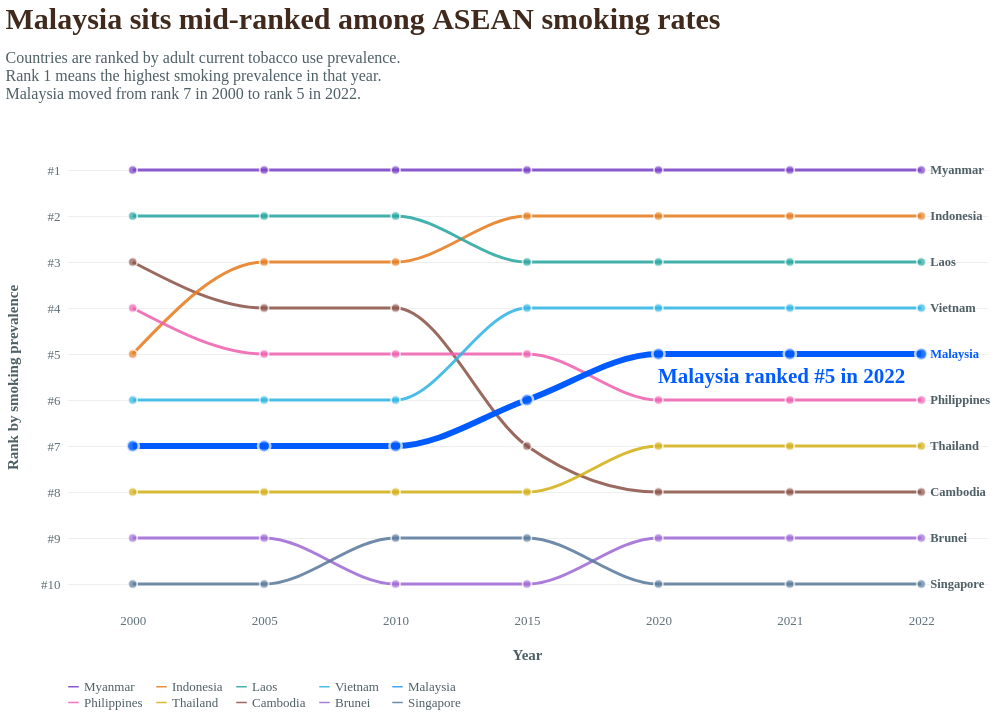

Here is the Vega-Lite specification saved for this chart:
### Vega-Lite specification from a JSON file in a GitHub repository (floating-point values rounded to 4 significant figures)
{"$schema": "https://vega.github.io/schema/vega-lite/v5.json", "description": "Bump chart ranking ASEAN countries by current tobacco use prevalence.", "width": 920, "height": 460, "background": "white", "title": {"text": "Malaysia sits mid-ranked among ASEAN smoking rates", "subtitle": ["Countries are ranked by adult current tobacco use prevalence.", "Rank 1 means the highest smoking prevalence in that year.", "Malaysia moved from rank 7 in 2000 to rank 5 in 2022."], "font": "Crimson Text", "fontSize": 30, "fontWeight": "bold", "color": "#3f2a1d", "subtitleFont": "Source Sans Pro", "subtitleFontSize": 16, "subtitleColor": "#4f5f66", "anchor": "start", "offset": 45, "subtitlePadding": 15}, "data": {"values": [{"Country": "Brunei", "Year": 2000, "Prevalence": 17.2, "Rank": 9}, {"Country": "Brunei", "Year": 2005, "Prevalence": 16.8, "Rank": 9}, {"Country": "Brunei", "Year": 2010, "Prevalence": 16.5, "Rank": 10}, {"Country": "Brunei", "Year": 2015, "Prevalence": 16.4, "Rank": 10}, {"Country": "Brunei", "Year": 2020, "Prevalence": 16.4, "Rank": 9}, {"Country": "Brunei", "Year": 2021, "Prevalence": 16.4, "Rank": 9}, {"Country": "Brunei", "Year": 2022, "Prevalence": 16.4, "Rank": 9}, {"Country": "Cambodia", "Year": 2000, "Prevalence": 42.0, "Rank": 3}, {"Country": "Cambodia", "Year": 2005, "Prevalence": 34.4, "Rank": 4}, {"Country": "Cambodia", "Year": 2010, "Prevalence": 28.0, "Rank": 4}, {"Country": "Cambodia", "Year": 2015, "Prevalence": 22.7, "Rank": 7}, {"Country": "Cambodia", "Year": 2020, "Prevalence": 18.6, "Rank": 8}, {"Country": "Cambodia", "Year": 2021, "Prevalence": 18.0, "Rank": 8}, {"Country": "Cambodia", "Year": 2022, "Prevalence": 17.2, "Rank": 8}, {"Country": "Indonesia", "Year": 2000, "Prevalence": 35.2, "Rank": 5}, {"Country": "Indonesia", "Year": 2005, "Prevalence": 35.5, "Rank": 3}, {"Country": "Indonesia", "Year": 2010, "Prevalence": 36.2, "Rank": 3}, {"Country": "Indonesia", "Year": 2015, "Prevalence": 37.1, "Rank": 2}, {"Country": "Indonesia", "Year": 2020, "Prevalence": 37.8, "Rank": 2}, {"Country": "Indonesia", "Year": 2021, "Prevalence": 37.9, "Rank": 2}, {"Country": "Indonesia", "Year": 2022, "Prevalence": 38.2, "Rank": 2}, {"Country": "Laos", "Year": 2000, "Prevalence": 51.8, "Rank": 2}, {"Country": "Laos", "Year": 2005, "Prevalence": 44.2, "Rank": 2}, {"Country": "Laos", "Year": 2010, "Prevalence": 38.0, "Rank": 2}, {"Country": "Laos", "Year": 2015, "Prevalence": 32.8, "Rank": 3}, {"Country": "Laos", "Year": 2020, "Prevalence": 28.7, "Rank": 3}, {"Country": "Laos", "Year": 2021, "Prevalence": 27.8, "Rank": 3}, {"Country": "Laos", "Year": 2022, "Prevalence": 27.2, "Rank": 3}, {"Country": "Malaysia", "Year": 2000, "Prevalence": 30.8, "Rank": 7}, {"Country": "Malaysia", "Year": 2005, "Prevalence": 28.2, "Rank": 7}, {"Country": "Malaysia", "Year": 2010, "Prevalence": 26.0, "Rank": 7}, {"Country": "Malaysia", "Year": 2015, "Prevalence": 24.0, "Rank": 6}, {"Country": "Malaysia", "Year": 2020, "Prevalence": 22.6, "Rank": 5}, {"Country": "Malaysia", "Year": 2021, "Prevalence": 22.2, "Rank": 5}, {"Country": "Malaysia", "Year": 2022, "Prevalence": 22.0, "Rank": 5}, {"Country": "Myanmar", "Year": 2000, "Prevalence": 65.4, "Rank": 1}, {"Country": "Myanmar", "Year": 2005, "Prevalence": 60.5, "Rank": 1}, {"Country": "Myanmar", "Year": 2010, "Prevalence": 54.8, "Rank": 1}, {"Country": "Myanmar", "Year": 2015, "Prevalence": 50.2, "Rank": 1}, {"Country": "Myanmar", "Year": 2020, "Prevalence": 45.9, "Rank": 1}, {"Country": "Myanmar", "Year": 2021, "Prevalence": 45.1, "Rank": 1}, {"Country": "Myanmar", "Year": 2022, "Prevalence": 44.4, "Rank": 1}, {"Country": "Philippines", "Year": 2000, "Prevalence": 36.5, "Rank": 4}, {"Country": "Philippines", "Year": 2005, "Prevalence": 31.7, "Rank": 5}, {"Country": "Philippines", "Year": 2010, "Prevalence": 27.7, "Rank": 5}, {"Country": "Philippines", "Year": 2015, "Prevalence": 24.4, "Rank": 5}, {"Country": "Philippines", "Year": 2020, "Prevalence": 21.6, "Rank": 6}, {"Country": "Philippines", "Year": 2021, "Prevalence": 20.9, "Rank": 6}, {"Country": "Philippines", "Year": 2022, "Prevalence": 20.4, "Rank": 6}, {"Country": "Singapore", "Year": 2000, "Prevalence": 16.9, "Rank": 10}, {"Country": "Singapore", "Year": 2005, "Prevalence": 16.8, "Rank": 10}, {"Country": "Singapore", "Year": 2010, "Prevalence": 16.6, "Rank": 9}, {"Country": "Singapore", "Year": 2015, "Prevalence": 16.6, "Rank": 9}, {"Country": "Singapore", "Year": 2020, "Prevalence": 16.3, "Rank": 10}, {"Country": "Singapore", "Year": 2021, "Prevalence": 16.3, "Rank": 10}, {"Country": "Singapore", "Year": 2022, "Prevalence": 16.4, "Rank": 10}, {"Country": "Thailand", "Year": 2000, "Prevalence": 26.2, "Rank": 8}, {"Country": "Thailand", "Year": 2005, "Prevalence": 24.4, "Rank": 8}, {"Country": "Thailand", "Year": 2010, "Prevalence": 22.6, "Rank": 8}, {"Country": "Thailand", "Year": 2015, "Prevalence": 21.1, "Rank": 8}, {"Country": "Thailand", "Year": 2020, "Prevalence": 19.7, "Rank": 7}, {"Country": "Thailand", "Year": 2021, "Prevalence": 19.4, "Rank": 7}, {"Country": "Thailand", "Year": 2022, "Prevalence": 19.2, "Rank": 7}, {"Country": "Vietnam", "Year": 2000, "Prevalence": 31.1, "Rank": 6}, {"Country": "Vietnam", "Year": 2005, "Prevalence": 28.8, "Rank": 6}, {"Country": "Vietnam", "Year": 2010, "Prevalence": 26.6, "Rank": 6}, {"Country": "Vietnam", "Year": 2015, "Prevalence": 24.9, "Rank": 4}, {"Country": "Vietnam", "Year": 2020, "Prevalence": 23.2, "Rank": 4}, {"Country": "Vietnam", "Year": 2021, "Prevalence": 22.9, "Rank": 4}, {"Country": "Vietnam", "Year": 2022, "Prevalence": 22.5, "Rank": 4}]}, "layer": [{"mark": {"type": "line", "interpolate": "monotone", "strokeWidth": 3, "opacity": 0.88}, "encoding": {"x": {"field": "Year", "type": "ordinal", "axis": {"title": "Year", "labelAngle": 0, "labelFont": "Source Sans Pro", "labelFontSize": 13, "labelColor": "#5f6f77", "titleFont": "Source Sans Pro", "titleFontSize": 15, "titleFontWeight": "bold", "titleColor": "#4f5f66", "titlePadding": 20, "domain": false, "tickColor": "#ffffff"}}, "y": {"field": "Rank", "type": "quantitative", "scale": {"domain": [10.5, 0.5]}, "axis": {"title": "Rank by smoking prevalence", "values": [1, 2, 3, 4, 5, 6, 7, 8, 9, 10], "labelExpr": "'#' + datum.value", "labelFont": "Source Sans Pro", "labelFontSize": 13, "labelColor": "#5f6f77", "titleFont": "Source Sans Pro", "titleFontSize": 15, "titleFontWeight": "bold", "titleColor": "#4f5f66", "titlePadding": 20, "grid": true, "gridColor": "#eeeeee", "domain": false, "tickColor": "#ffffff"}}, "color": {"field": "Country", "type": "nominal", "scale": {"domain": ["Myanmar", "Indonesia", "Laos", "Vietnam", "Malaysia", "Philippines", "Thailand", "Cambodia", "Brunei", "Singapore"], "range": ["#7A42C8", "#E67E22", "#2AA7A1", "#33B5E5", "#2F9BEF", "#F062B0", "#D4B11A", "#8C564B", "#A06CD5", "#5C7C9C"]}, "legend": {"title": null, "orient": "bottom", "direction": "horizontal", "columns": 5, "labelFont": "Source Sans Pro", "labelFontSize": 13, "labelColor": "#4f5f66", "symbolSize": 110}}, "detail": {"field": "Country"}, "tooltip": [{"field": "Country", "type": "nominal", "title": "Country"}, {"field": "Year", "type": "ordinal", "title": "Year"}, {"field": "Rank", "type": "quantitative", "title": "Rank", "format": "d"}, {"field": "Prevalence", "type": "quantitative", "title": "Smoking prevalence (%)", "format": ".1f"}]}}, {"mark": {"type": "point", "filled": true, "size": 80, "stroke": "white", "strokeWidth": 1.8}, "encoding": {"x": {"field": "Year", "type": "ordinal"}, "y": {"field": "Rank", "type": "quantitative", "scale": {"domain": [10.5, 0.5]}}, "color": {"field": "Country", "type": "nominal", "scale": {"domain": ["Myanmar", "Indonesia", "Laos", "Vietnam", "Malaysia", "Philippines", "Thailand", "Cambodia", "Brunei", "Singapore"], "range": ["#7A42C8", "#E67E22", "#2AA7A1", "#33B5E5", "#2F9BEF", "#F062B0", "#D4B11A", "#8C564B", "#A06CD5", "#5C7C9C"]}, "legend": null}, "tooltip": [{"field": "Country", "type": "nominal", "title": "Country"}, {"field": "Year", "type": "ordinal", "title": "Year"}, {"field": "Rank", "type": "quantitative", "title": "Rank", "format": "d"}, {"field": "Prevalence", "type": "quantitative", "title": "Smoking prevalence (%)", "format": ".1f"}]}}, {"transform": [{"filter": "datum.Country === 'Malaysia'"}], "mark": {"type": "line", "interpolate": "monotone", "strokeWidth": 6, "opacity": 1}, "encoding": {"x": {"field": "Year", "type": "ordinal"}, "y": {"field": "Rank", "type": "quantitative", "scale": {"domain": [10.5, 0.5]}}, "color": {"value": "#005BFF"}, "detail": {"field": "Country"}}}, {"transform": [{"filter": "datum.Country === 'Malaysia'"}], "mark": {"type": "point", "filled": true, "size": 150, "color": "#005BFF", "stroke": "white", "strokeWidth": 2.6}, "encoding": {"x": {"field": "Year", "type": "ordinal"}, "y": {"field": "Rank", "type": "quantitative", "scale": {"domain": [10.5, 0.5]}}, "tooltip": [{"field": "Country", "type": "nominal", "title": "Country"}, {"field": "Year", "type": "ordinal", "title": "Year"}, {"field": "Rank", "type": "quantitative", "title": "Rank", "format": "d"}, {"field": "Prevalence", "type": "quantitative", "title": "Smoking prevalence (%)", "format": ".1f"}]}}, {"transform": [{"filter": "datum.Year === 2022"}], "mark": {"type": "text", "align": "left", "baseline": "middle", "dx": 9, "font": "Source Sans Pro", "fontSize": 12.5, "fontWeight": "bold"}, "encoding": {"x": {"field": "Year", "type": "ordinal"}, "y": {"field": "Rank", "type": "quantitative", "scale": {"domain": [10.5, 0.5]}}, "text": {"field": "Country"}, "color": {"condition": {"test": "datum.Country === 'Malaysia'", "value": "#005BFF"}, "value": "#4f5f66"}}}, {"data": {"values": [{"Year": 2022, "Rank": 5.5, "Text": "Malaysia ranked #5 in 2022"}]}, "mark": {"type": "text", "align": "right", "baseline": "middle", "dx": -16, "font": "Crimson Text", "fontSize": 21, "fontWeight": "bold", "lineBreak": "\n", "lineHeight": 22, "color": "#005BFF"}, "encoding": {"x": {"field": "Year", "type": "ordinal"}, "y": {"field": "Rank", "type": "quantitative", "scale": {"domain": [10.5, 0.5]}}, "text": {"field": "Text"}}}], "config": {"view": {"stroke": null}, "axis": {"labelFont": "Source Sans Pro", "titleFont": "Source Sans Pro"}}}
